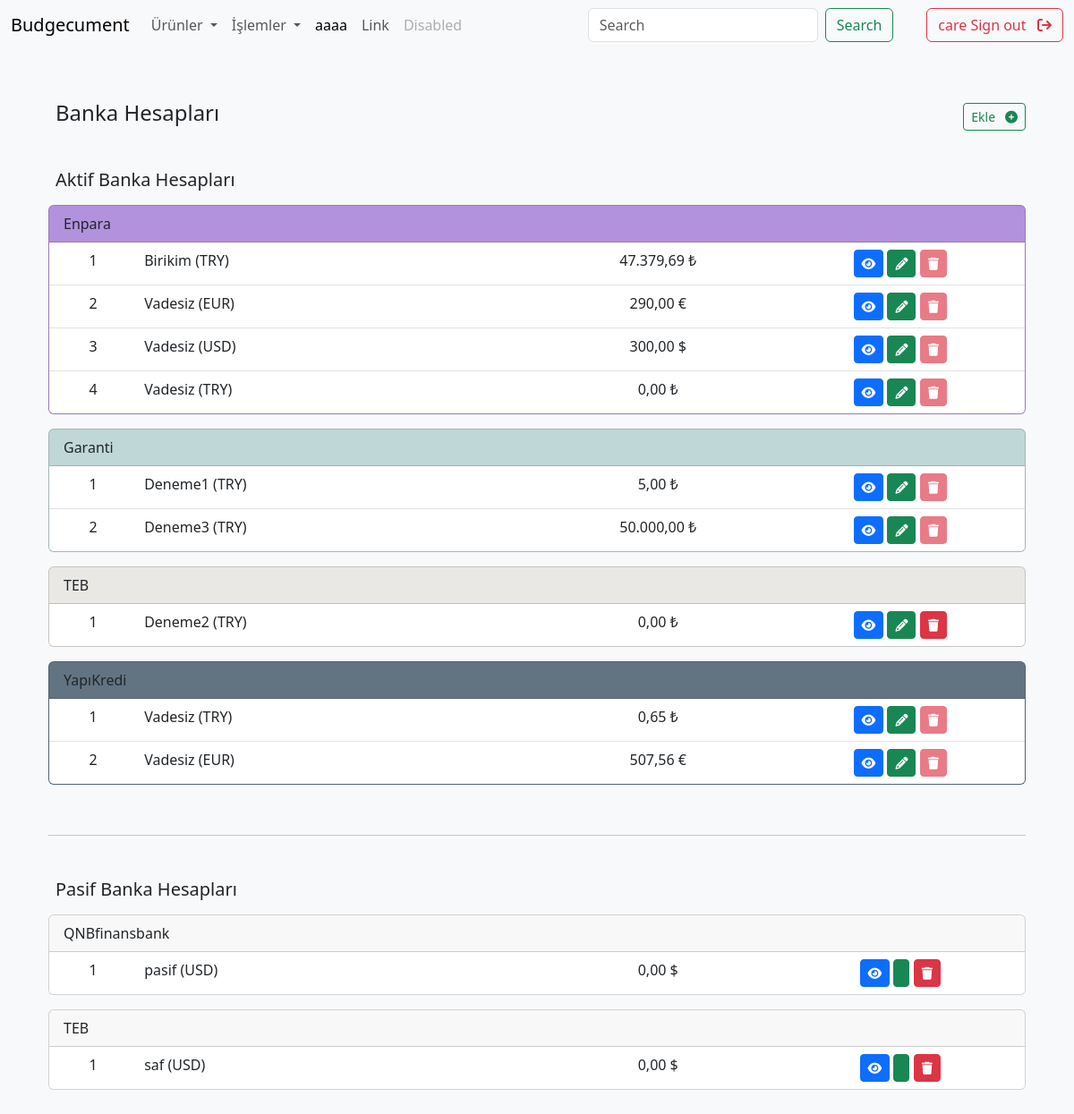
The page /bank_accounts/ (signed in) on the database as committed earlier.
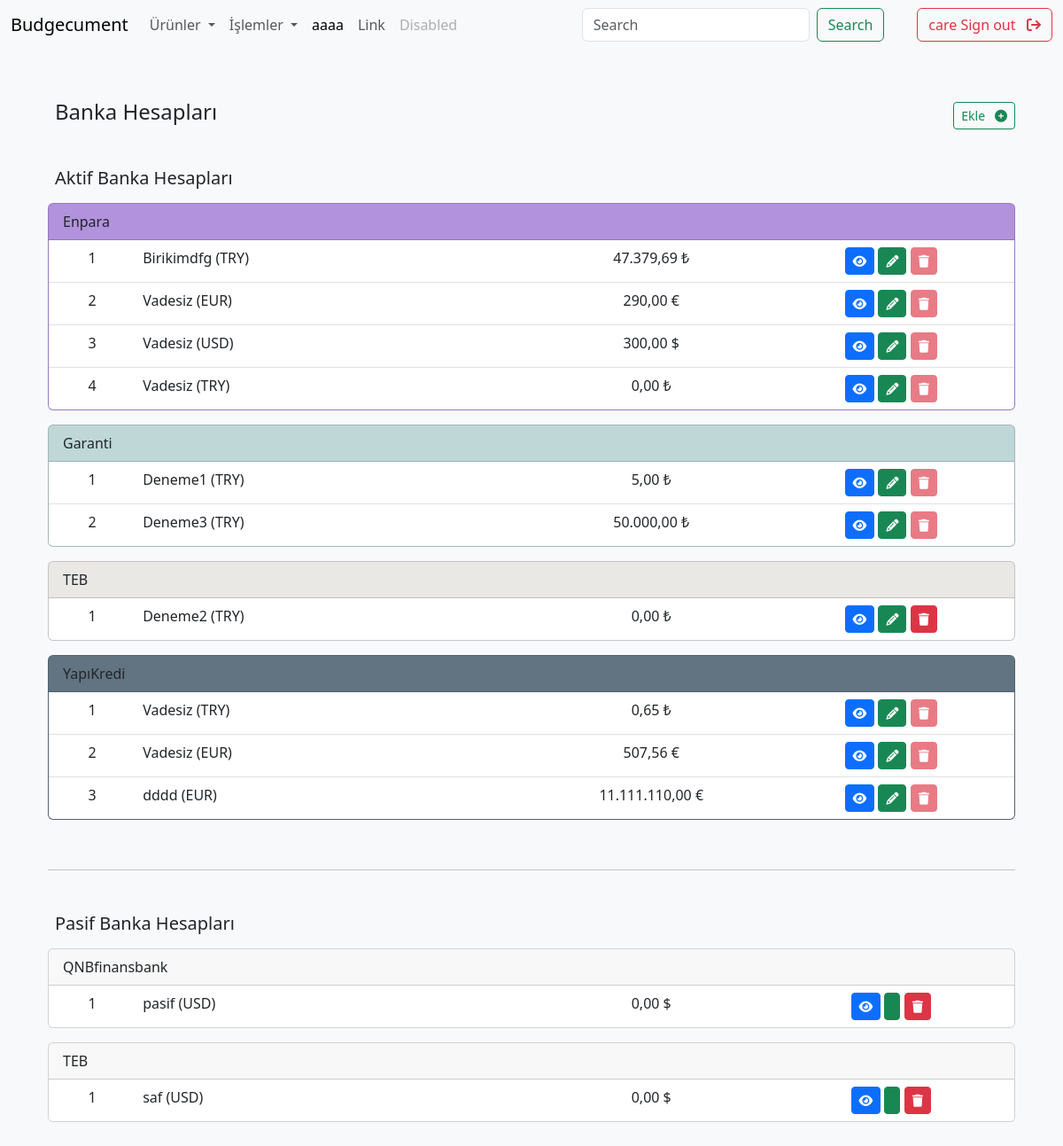
The same page on the database as committed later.
### apps/common/models.py (models this page shows, shortened)
class BankName(models.Model):
    name = models.CharField(max_length=200)
    color = models.CharField(max_length=7, default="#efefef")
    class Meta:
        verbose_name = "Banka Adı"
        verbose_name_plural = "Banka Adları"

class Currency(models.Model):
    code = models.CharField(max_length=3, unique=True)  # ISO 4217 code
    name = models.CharField(max_length=50)
    symbol = models.CharField(max_length=10)
    class Meta:
        verbose_name = "Para Birimi"
        verbose_name_plural = "Para Birimleri"

### apps/bank_accounts/models.py (models this page shows, shortened)
class BankAccount(models.Model):
    uid = models.UUIDField(default=uuid.uuid4, editable=False, unique=True)
    name = models.CharField(max_length=100)
    bank = models.ForeignKey(BankName, on_delete=models.CASCADE)
    account_holder = models.ForeignKey(AccountHolder, on_delete=models.CASCADE)
    currency = models.ForeignKey(Currency, on_delete=models.CASCADE)
    current_balance = models.DecimalField(max_digits=10, decimal_places=2, default=0.00)
    is_active = models.BooleanField(default=True)
    class Meta:
        verbose_name = "Banka Hesabı"
        verbose_name_plural = "Banka Hesapları"
    @property
    def has_transactions(self):
        return self.transactions.exists() or self.received_transactions.exists()

### apps/bank_accounts/views.py (the view)
# urls.py: path('', views.BankAccountListView.as_view(), name='bank_account_list'),
class BankAccountListView(LoginRequiredMixin, ListView):
    model = BankAccount
    template_name = 'bank_accounts/bank_account_list.html'
    def get_queryset(self):
        account_holder = self.request.user.accountholder
        return BankAccount.objects.filter(account_holder=account_holder).order_by('bank__name')
    def get_context_data(self, **kwargs):
        context = super().get_context_data(**kwargs)
        bank_accounts = self.get_queryset()
        active_accounts = bank_accounts.filter(is_active=True)
        inactive_accounts = bank_accounts.filter(is_active=False)
        grouped_active_accounts = []
        for key, group in groupby(active_accounts, key=lambda x: x.bank):
            grouped_active_accounts.append((key, list(group)))
        grouped_inactive_accounts = []
        for key, group in groupby(inactive_accounts, key=lambda x: x.bank):
            grouped_inactive_accounts.append((key, list(group)))
        context['grouped_active_accounts'] = grouped_active_accounts
        context['grouped_inactive_accounts'] = grouped_inactive_accounts
        return context

### templates/bank_accounts/bank_account_list.html (shortened to what this page needs)
{% extends "base.html" %}
{% load crispy_forms_tags %}
{% block content %}
<div class="container">
    <div class="d-flex justify-content-between align-items-center">
        <h4 class="p-2">Banka Hesapları</h4>
        <a href="{% url 'bank_account_create' %}" class="btn btn-outline-success btn-sm">Ekle &nbsp;
        <i class="fa fa-plus-circle" aria-hidden="true"></i></a>
    </div>
    <br>
    <h5 class="p-2">Aktif Banka Hesapları</h5>
    {% if grouped_active_accounts %}
        {% for bank, accounts in grouped_active_accounts %}
            <div class="card mb-3" style="background-color: {{ bank.color }}">
                <div class="card-header">
                    {{ bank.name }}
                </div>
                <ul class="list-group list-group-flush">
                    {% for account in accounts %}
                            <li class="list-group-item">
                                <div class="row">
                                    <div class="col-sm-1 text-center">{{ forloop.counter }}</div>
                                    <div class="col-sm-5">{{ account.name }} ({{ account.currency.code }})</div>
                                    <div class="col-sm-3 text-center {% if account.current_balance < 0 %}text-danger{% endif %}">
                                        {{ account.current_balance }} {{ account.currency.symbol }}
                                    </div>
                                    <div class="col-sm-3 text-center">
                                        <a class="btn btn-primary btn-sm" href="{% url 'bank_account_detail' uid=account.uid %}">
                                            <i class="fa fa-eye" aria-hidden="true"></i>
                                        </a>
                                        <a class="btn btn-success btn-sm" href="{% url 'bank_account_edit' uid=account.uid %}">
                                            <i class="fas fa-pencil-alt" aria-hidden="true"></i>
                                        </a>
                                        <a href="#"
                                           class="btn btn-danger btn-sm {% if account.current_balance != 0 or account.has_transactions %}disabled{% endif %}"
                                           tabindex="-1"
                                           onclick="showModal('{{ account.uid }}',
                                                              'Bu banka hesabını silmek istediğinize emin misiniz?',
                                                              '{% url 'bank_account_delete' uid=account.uid %}')">
                                            <i class="fa fa-trash" aria-hidden="true"></i>
                                        </a>
                                    </div>
                                </div>
                            </li>
                    {% endfor %}
                </ul>
            </div>
        {% endfor %}
    {% else %}
        <p>Aktif banka hesabı bulunamadı.</p>
    {% endif %}
<br>
<hr>
<br>
    <h5 class="p-2">Pasif Banka Hesapları</h5>
    {% if grouped_inactive_accounts %}
        {% for bank, accounts in grouped_inactive_accounts %}
            <div class="card mb-3">
                <div class="card-header">
                    {{ bank.name }}
                </div>
                <ul class="list-group list-group-flush">
                    {% for account in accounts %}
                            <li class="list-group-item">
                                <div class="row">
                                    <div class="col-sm-1 text-center">{{ forloop.counter }}</div>
                                    <div class="col-sm-5">{{ account.name }} ({{ account.currency.code }})</div>
                                    <div class="col-sm-3 text-center {% if account.current_balance < 0 %}text-danger{% endif %}">
                                        {{ account.current_balance }} {{ account.currency.symbol }}
                                    </div>
                                    <div class="col-sm-3 text-center">
                                        <a class="btn btn-primary btn-sm" href="{% url 'bank_account_detail' uid=account.uid %}">
                                            <i class="fa fa-eye" aria-hidden="true"></i>
                                        </a>
                                        <a class="btn btn-success btn-sm" href="{% url 'bank_account_edit' uid=account.uid %}">
                                        </a>
                                        <a href="#"
                                           class="btn btn-danger btn-sm {% if account.current_balance != 0 or account.has_transactions %}disabled{% endif %}"
                                           tabindex="-1"
                                           onclick="showModal('{{ account.uid }}',
                                                              'Bu banka hesabını silmek istediğinize emin misiniz?',
                                                              '{% url 'bank_account_delete' uid=account.uid %}')">
                                            <i class="fa fa-trash" aria-hidden="true"></i>
                                        </a>
                                    </div>
                                </div>
                            </li>
                    {% endfor %}
                </ul>
            </div>
        {% endfor %}
    {% else %}
        <p>Pasif banka hesabı bulunamadı.</p>
    {% endif %}
</div>
{% endblock %}

### templates/base.html (shortened to what this page needs)
{% load static %}
<!doctype html>
<html lang="tr" data-bs-theme="light">
<head>
    <link href="https://cdn.jsdelivr.net/npm/bootstrap@5.3.3/dist/css/bootstrap.min.css"
          rel="stylesheet"
>
    <link href="https://cdnjs.cloudflare.com/ajax/libs/select2/4.0.13/css/select2.min.css"
          rel="stylesheet">
    <link rel="stylesheet"
          href="https://cdnjs.cloudflare.com/ajax/libs/font-awesome/6.4.0/css/all.min.css">
    <link rel="stylesheet"
          href="{% static 'css/styles.css' %}?v={% now 'U' %}">
</head>
<body class="d-flex flex-column min-vh-100">
    {% include 'navbar.html' %}
    <main class="flex-grow-1">
        <div class="container my-5">
            {% block content %}{% endblock %}
        </div>
    </main>
</body>
</html>

### templates/navbar.html (shortened to what this page needs)
<nav class="navbar navbar-expand-lg bg-body-tertiary">
  <div class="container-fluid">
    <a class="navbar-brand" href="http://127.0.0.1:8000/">Budgecument</a>
    <div class="collapse navbar-collapse" id="navbarSupportedContent">
      <ul class="navbar-nav me-auto mb-2 mb-lg-0">
        {% if user.is_authenticated %}
        <li class="nav-item dropdown">
          <a class="nav-link dropdown-toggle" href="#" role="button" data-bs-toggle="dropdown" aria-expanded="false">
            Ürünler
          </a>
        </li>
        {% endif %}
        {% if user.is_authenticated %}
        <li class="nav-item dropdown">
          <a class="nav-link dropdown-toggle" href="#" role="button" data-bs-toggle="dropdown" aria-expanded="false">
            İşlemler
          </a>
        </li>
        {% endif %}
        <li class="nav-item">
          <a class="nav-link active" aria-current="page" href="#">aaaa</a>
        </li>
        <li class="nav-item">
          <a class="nav-link" href="#">Link</a>
        </li>
        <li class="nav-item">
          <a class="nav-link disabled" aria-disabled="true">Disabled</a>
        </li>
      </ul>
      <form class="d-flex" role="search">
        <input class="form-control me-2" type="search" placeholder="Search" aria-label="Search">
        <button class="btn btn-outline-success" type="submit">Search</button>
      </form>
        <ul class="navbar-nav mr-auto">
          {% if user.is_authenticated %}
          <p class="nav-link active"> </p>
              <li class="nav-item">
                <a class="btn btn-outline-danger" href="{% url 'logout' %}">{{user.username}} Sign out &nbsp;
                  <i class="fa fa-sign-out" aria-hidden="true"></i> </a>
              </li>
        </ul>
      {% endif %}
      </div>
    </div>
</nav>

### static/css/styles.css (style rules this page uses)
body { background-color: #f8f9fa; min-height: 100vh; display: flex; flex-direction: column; }

Rows that differ between the two databases and show on the page:
changed BankAccount: name "Birikim" → "Birikimdfg"
added BankAccount: name "dddd", currency.code "EUR", current_balance "11.111.110,00", currency.symbol "€", shown under BankName "YapıKredi"
